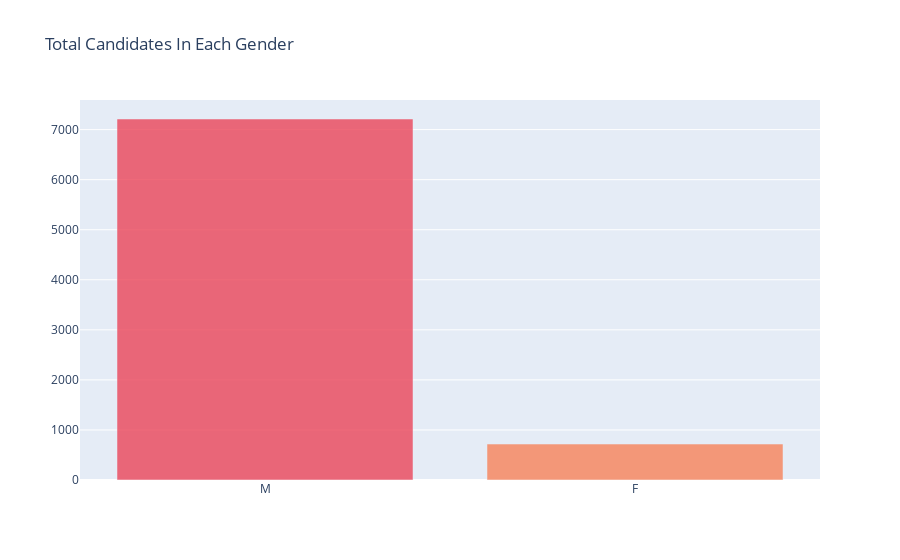

Write notebook code for a chart like this one.
### Markdown cell above
### 4.2 Candidates According To Gender

### Code cell
genderdf = candidatedf['SEX'].value_counts()
genderdf = pd.DataFrame({'SEX':genderdf.index, 'Count':genderdf.values})

genderBar = go.Figure(go.Bar(
            x=genderdf["SEX"],
            y=genderdf["Count"],
            opacity=0.8,
            marker_color=["#eb4559","#f78259"]
        ))
genderBar.update_layout(
    title='Total Candidates In Each Gender'
)
genderBar.show()

### Figure 1 — Plotly figure (JSON) as saved in the notebook; plotly's stock layout.template omitted (floating-point values rounded to 4 significant figures)
{"data": [{"marker": {"color": ["#eb4559", "#f78259"]}, "opacity": 0.8, "type": "bar", "x": ["M", "F"], "y": [7212, 718]}], "layout": {"title": {"text": "Total Candidates In Each Gender"}}}
